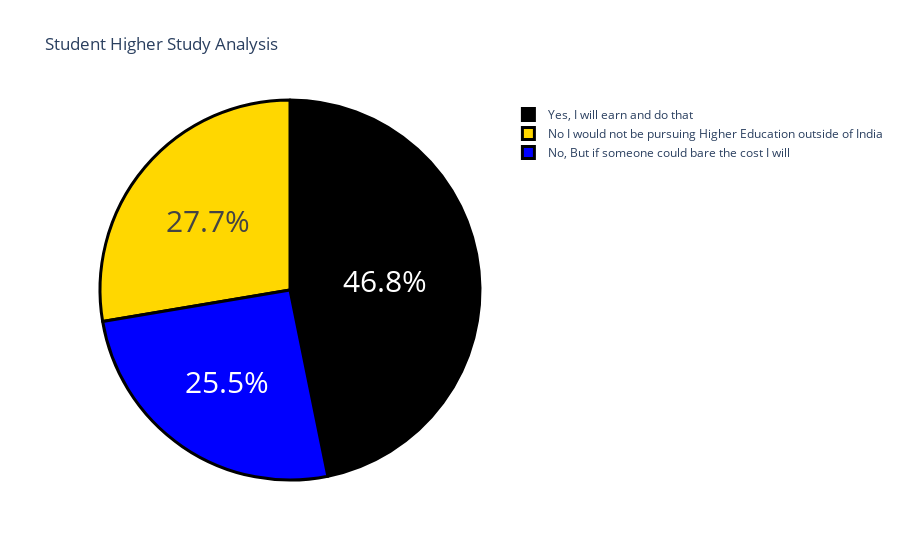

The cell this chart's notebook holds for it:
### Markdown cell above
Students Higher Education analysis

### Code cell
question2=df["Would you definitely pursue a Higher Education / Post Graduation outside of India ? If only you have to self sponsor it."].value_counts()
label=question2.index
counts=question2.values
color=["black","gold","blue"]

fig=go.Figure(data=[go.Pie(labels=label,values=counts)])

fig.update_layout(title_text="Student Higher Study Analysis")
fig.update_traces(hoverinfo='label+value',textinfo='percent',textfont_size=30,marker=dict(colors=color,line=dict(color='black',width=3)))

fig.show()

### Figure 1 — Plotly figure (JSON) as saved in the notebook; plotly's stock layout.template omitted (floating-point values rounded to 4 significant figures)
{"data": [{"hoverinfo": "label+value", "labels": ["Yes, I will earn and do that", "No I would not be pursuing Higher Education outside of India", "No, But if someone could bare the cost I will"], "marker": {"colors": ["black", "gold", "blue"], "line": {"color": "black", "width": 3}}, "textfont": {"size": 30}, "textinfo": "percent", "type": "pie", "values": [110, 65, 60]}], "layout": {"title": {"text": "Student Higher Study Analysis"}}}
